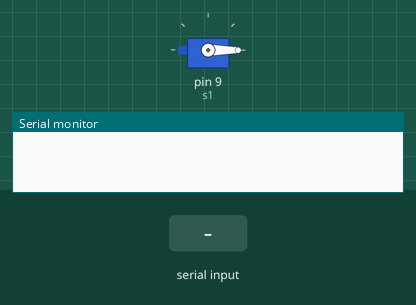
The sketch below on a simulated Arduino Uno, built with avr-gcc and run on an emulated ATmega328P. Shown: servo, the last lines printed to the serial monitor. The test bench sets the inputs (shaded band).

Above: at 1.2 s.
1.3 s: "press\n" received over Serial
At 1.7 s:
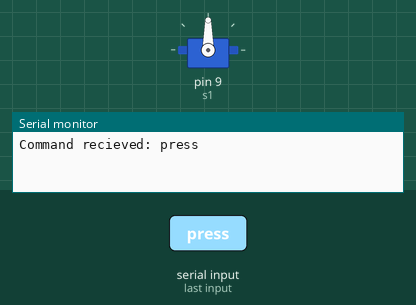
3.3 s: "repress\n" received over Serial
At 4.4 s:
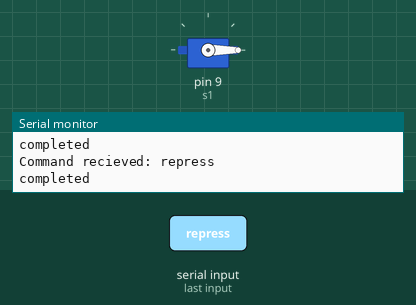
Timing chart, 0 to 6.3 s (numbered marks = the images above; inputs shaded):
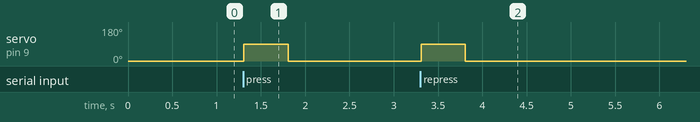

The sketch:

press_button.ino
```cpp
#include <Servo.h>

Servo s1;
int press_angle = 90;
int release_angle = 0;

void setup() {
    s1.attach(9);
    Serial.begin(9600);
}

void press_button() {
  s1.write(press_angle);
  delay(500);
  s1.write(release_angle);
  delay(500);
  Serial.println("completed");
}

void loop() {
    s1.write(release_angle); // ensure the servo is initialized correctly positionally
    if (Serial.available() > 0) {
        String command = Serial.readStringUntil('\n');
        command.trim();
        Serial.println("Command recieved: " + command);

        if (command == "press") {
            press_button();
        } else if (command == "repress") {
            press_button();
        } else {
            Serial.println("Unknown command");
        }
    }
}
```

Measured:
- after the input at 1.3 s, servo on pin 9 (s1): 0° → 90° at once, → 0° 0.50 s later
- after the input at 3.3 s, servo on pin 9 (s1): 0° → 90° at once, → 0° 0.50 s later
